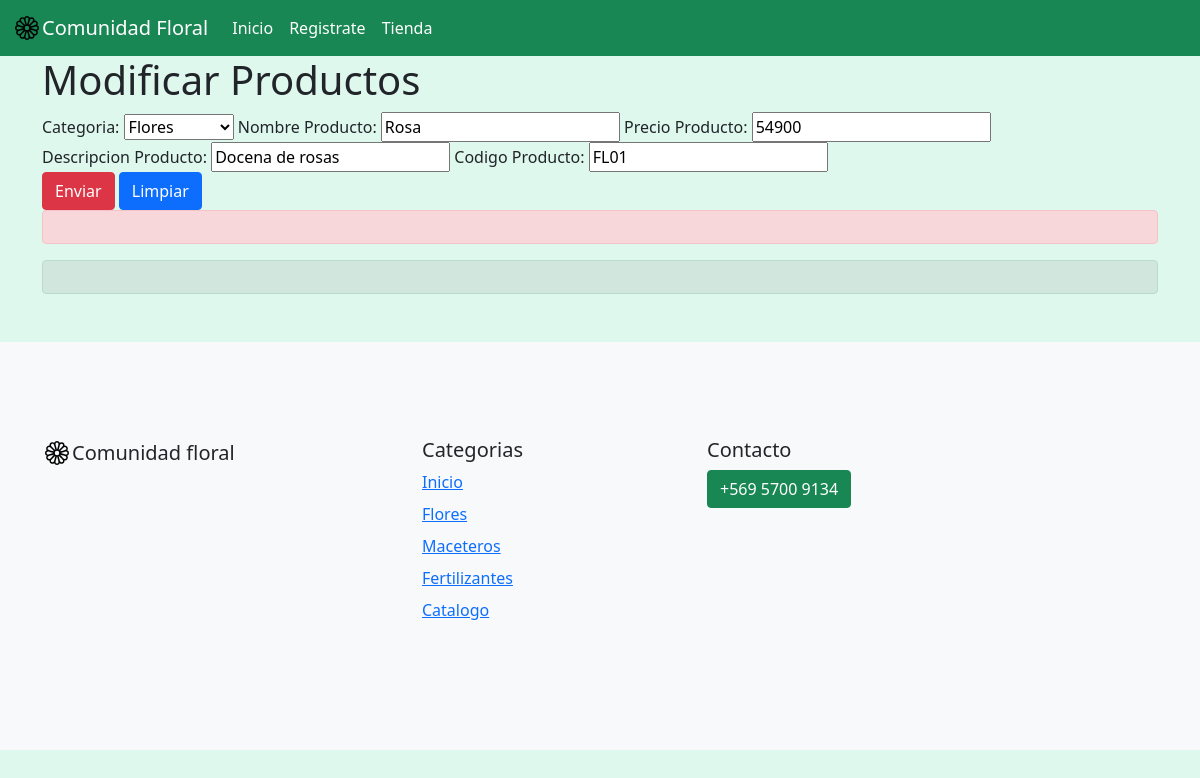
The page /form-mod-producto/FL01 on the database its author committed.
### core/models.py (models this page shows, shortened)
class Producto(models.Model):
    categoria = models.ForeignKey(Categoria, on_delete=models.CASCADE)
    nombreProduc = models.CharField(max_length=20, verbose_name="Nombre Producto")
    precio = models.IntegerField(verbose_name="Precio Producto")
    descripcion = models.CharField(max_length=200,verbose_name="Descripcion Producto")
    sku = models.CharField(primary_key=True,max_length=30,verbose_name="Codigo Producto")

### core/views.py (the view)
# urls.py: path('form-mod-producto/<id>',form_mod_producto,name="form_mod_producto"),
def form_mod_producto(request, id):
    producto = Producto.objects.get(sku = id)
    datos = {
        'form' : ProductoForm(instance=producto)
    }
    if request.method =='POST':
        formulario = ProductoForm(data=request.POST, instance=producto)
        if formulario.is_valid():
            formulario.save()
            datos['mensaje'] = "Modificado correctamente"
    return render(request,'core/form_mod_producto.html',datos)

### core/forms.py
class ProductoForm(ModelForm):
    class Meta:
        model = Producto
        fields = ['categoria','nombreProduc','precio','descripcion','sku',]

### core/models.py (called while the page is built)
    def __str__(self):
        return self.nombreCategoria

### core/templates/core/form_mod_producto.html (shortened to what this page needs)
<!doctype html>
<html lang="es">
<head>
    {% load static %}
    <link href="https://cdn.jsdelivr.net/npm/bootstrap@5.1.3/dist/css/bootstrap.min.css" rel="stylesheet">
    <link type="text/css" rel="stylesheet" href="{% static 'core/css/style.css'%}">
</head>
<body>
    <nav class="navbar navbar-expand-lg navbar-dark  bg-success">
        <div class="container-fluid">
            <img src="{% static 'core/img/flower1.svg' %}" alt="Logo flor " width="30" height="24">
            <a class="navbar-brand" href="#">Comunidad Floral</a>
            <div class="collapse navbar-collapse" id="navbarSupportedContent">
                <ul class="navbar-nav me-auto mb-2 mb-lg-0">
                    <li class="nav-item">
                        <a class="nav-link active" aria-current="page" href="{% url 'home' %}">Inicio</a>
                    </li>
                    <li class="nav-item">
                        <a class="nav-link active" aria-current="page" href="{% url 'registroUsuario' %}">Registrate</a>
                    </li>
                    <li class="nav-item">
                        <a class="nav-link active" aria-current="page" href="{% url 'tienda' %}">Tienda</a>
                    </li>
                </ul>
            </div>
        </div>
    </nav>
    <div class="container">
        <h1>Modificar Productos</h1>
        <form action="" method="post" id="formulario">
          <div class="form-group">
            {{ form.as_table }}
          </div>
          <input type="submit" value="Enviar" class="btn btn-danger" id="Modificar">
          <input type="reset" value="Limpiar" class="btn btn-primary" id="limpiar">
          <div id="error" class="alert alert-danger" role="alert"></div>
        </form>
        <div class="alert alert-success" role="alert">{{mensaje}}</div>
      </div>
    <footer>
        <footer class="bd-footer py-5 mt-5 bg-light">
            <div class="container py-5">
                <div class="row">
                    <div class="col-lg-3 mb-3">
                        <a class="d-inline-flex align-items-center mb-2 link-dark text-decoration-none" href="/" aria-label="Bootstrap">
                            <img src="{% static 'core/img/flower1.svg' %}" alt="Logo flor " width="30" height="24">
                            <span class="fs-5">Comunidad floral</span>
                        </a>
                    </div>
                    <div class="col-6 col-lg-2 offset-lg-1 mb-3">
                        <h5>Categorias</h5>
                        <ul class="list-unstyled">
                            <li class="mb-2"><a href="index.html">Inicio</a></li>
                            <li class="mb-2"><a href="Flores.html">Flores</a></li>
                            <li class="mb-2"><a href="Maceteros.html">Maceteros</a></li>
                            <li class="mb-2"><a href="Fertilizante.html">Fertilizantes</a></li>
                            <li class="mb-2"><a href="Catalogo.html">Catalogo</a></li>
                        </ul>
                    </div>
                    <div class="col-6 col-lg-2 offset-lg-1 mb-3">
                        <h5>Contacto</h5>
                        <p class="btn btn-success">+569 5700 9134</p>
                    </div>
                </div>
            </div>
        </footer>
    </footer>
</body>
</html>

### core/static/core/css/style.css (style rules this page uses)
body { background-color: rgba(183, 241, 217, 0.438); }

### rows shown on the page
Producto: categoria "Flores", nombreProduc "Rosa", precio "54900", descripcion "Docena de rosas", sku "FL01"
